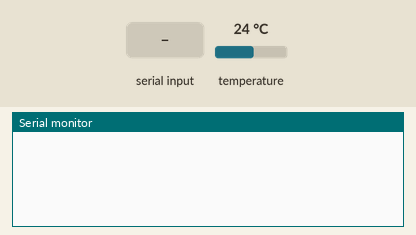
Recording of a sketch running on a simulated Arduino Uno, built with avr-gcc and run on an emulated ATmega328P. Shown: the last lines printed to the serial monitor. The inputs (shaded band) are chosen by the test bench; at power-on: temperature 24 °C.

Above: at 1.2 s.
1.3 s: byte 112 (CMD_PING) received over Serial
At 1.7 s:
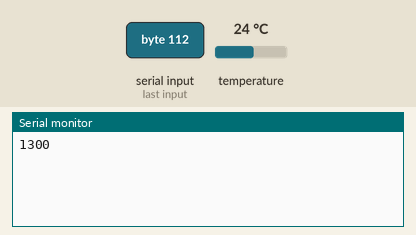
2.8 s: byte 103 (CMD_GETTEMP) received over Serial
At 4.5 s:
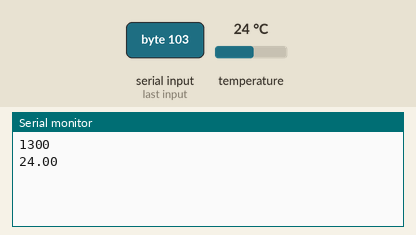
5.0 s: byte 65 (CONN_REQ) received over Serial
At 5.7 s:
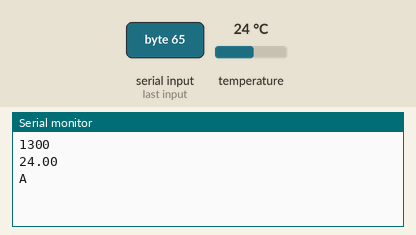

The sketch:

main.ino
```cpp
#include <OneWire.h>
#include <DallasTemperature.h>

#define ONE_WIRE_BUS 4
#define TEMPERATURE_PRECISION 12

#define CONN_REQ 'A'
#define CMD_PING 'p'
#define CMD_GETTEMP 'g'

OneWire oneWire(ONE_WIRE_BUS);

DallasTemperature sensor(&oneWire);
int devicesNum = 0;

void setup() {
    Serial.begin(9600);

    sensor.begin();
    sensor.setResolution(TEMPERATURE_PRECISION);

    devicesNum = sensor.getDeviceCount();
}

void loop() {
    if (Serial.available()) {
        char input = (char)Serial.read();

        if (input == CMD_PING) {
            Serial.println(String(millis()));
        }
        else if (input == CMD_GETTEMP) {
            printTemperatures();
        }
        else if (input == CONN_REQ) {
            Serial.println(CONN_REQ);
        }
    }
}

void printTemperatures() {
    sensor.requestTemperatures();
    for (int i = 0; i < devicesNum; ++i) {
        Serial.print(sensor.getTempCByIndex(i));
        Serial.print(' ');
    }
    Serial.println(' ');
}
```

Measured:
- after the input at 1.3 s, the serial monitor: prints a new line at once (image 1)
- after the input at 2.8 s, the serial monitor: prints a new line after 0.77 s (image 2)
- after the input at 5.0 s, the serial monitor: prints a new line at once (image 3)
